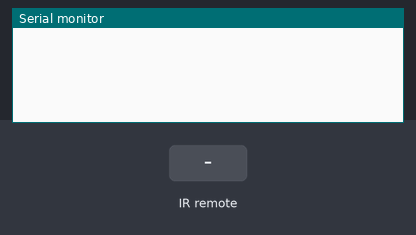
This sketch was run on a simulated Arduino Uno, built with avr-gcc and run on an emulated ATmega328P. On the bench: the last lines printed to the serial monitor. The test bench sets the inputs (shaded band).

Above: at 1.2 s.
1.3 s: infrared code 0x1689609F received
At 2.3 s:
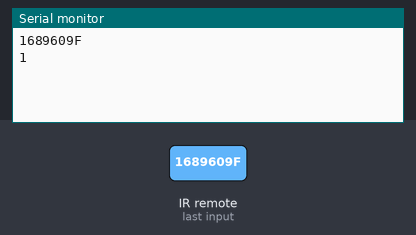
2.8 s: infrared code 0x1689B847 received
At 3.5 s:
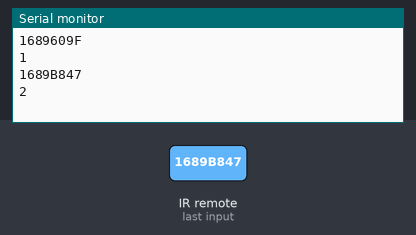

The sketch:

sketch_oct10a.ino
```cpp
#include "IRremote.h"

IRrecv irrecv(7); // указываем вывод, к которому подключен приемник

decode_results results;

void setup() {
  Serial.begin(9600); // выставляем скорость COM порта
  irrecv.enableIRIn(); // запускаем прием
}

void loop() {
  if ( irrecv.decode( &results )) {
    Serial.println(results.value, HEX);// если данные пришли
    switch ( results.value ) {
    case 0x1689609F:
        Serial.println( "1" );
        break;
    case 0x1689B847:
        Serial.println( "2" );
        break;
    }
    irrecv.resume(); // принимаем следующую команду
  }
}
```

Measured:
- after the input at 1.3 s, the serial monitor: prints a new line at once (image 1)
- after the input at 2.8 s, the serial monitor: prints a new line at once (image 2)
